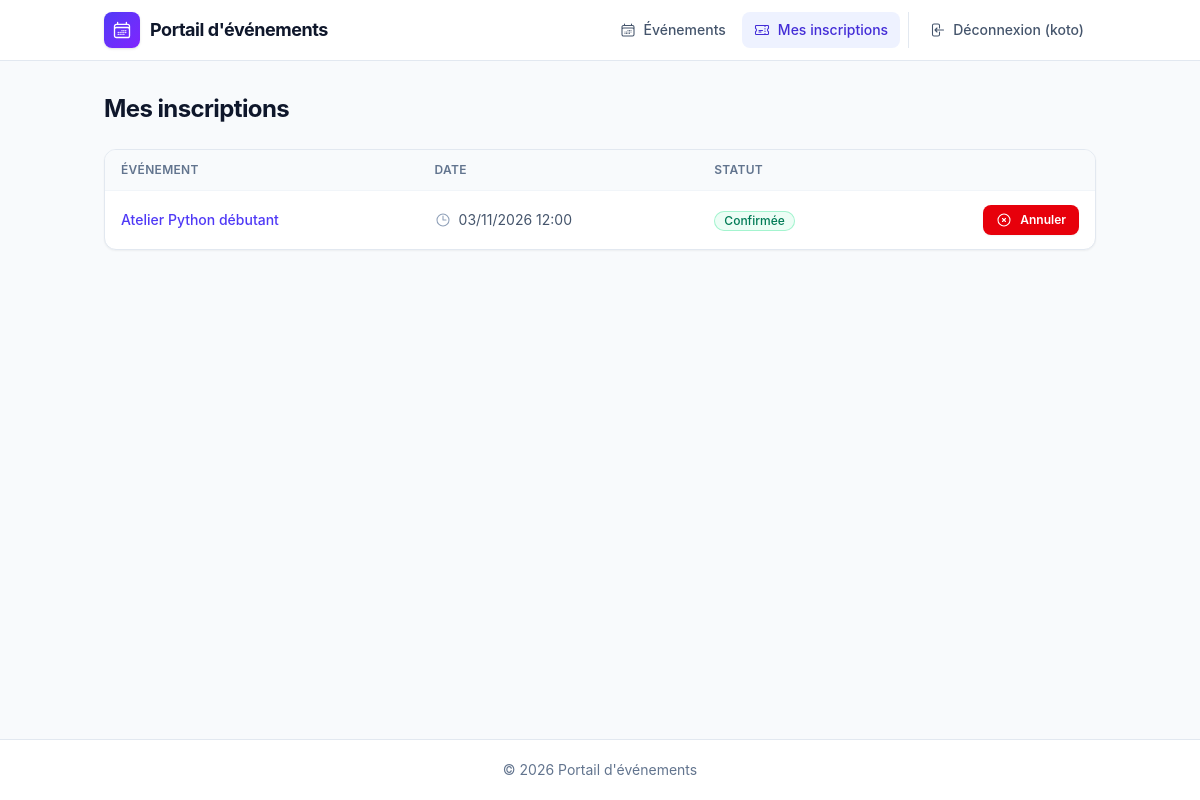
The app's page /mes-inscriptions/ (signed in) with its own data.
### evenements/models.py (models this page shows, shortened)
class Inscription(models.Model):
    class Statut(models.TextChoices):
        CONFIRMEE = "confirmee", "Confirmée"
        ANNULEE = "annulee", "Annulée"
    evenement = models.ForeignKey(Evenement, on_delete=models.CASCADE, related_name="inscriptions")
    utilisateur = models.ForeignKey(
        settings.AUTH_USER_MODEL, on_delete=models.CASCADE, related_name="inscriptions"
    )
    date_inscription = models.DateTimeField(auto_now_add=True)
    statut = models.CharField(max_length=20, choices=Statut.choices, default=Statut.CONFIRMEE)
    class Meta:
        unique_together = ("evenement", "utilisateur")  # pas de double inscription
        ordering = ["-date_inscription"]

class Evenement(models.Model):
    class Categorie(models.TextChoices):
        ATELIER = "atelier", "Atelier"
        CONFERENCE = "conference", "Conférence"
        RENCONTRE = "rencontre", "Rencontre"
    titre = models.CharField(max_length=200)
    description = models.TextField()
    date_evenement = models.DateTimeField("date et heure")
    lieu = models.CharField(max_length=200)
    capacite = models.PositiveIntegerField(
        "capacité", validators=[MinValueValidator(1, "La capacité doit être d'au moins 1.")]
    )
    categorie = models.CharField(
        "catégorie", max_length=20, choices=Categorie.choices, default=Categorie.ATELIER
    )
    class Meta:
        ordering = ["date_evenement"]
    @property
    def est_passe(self):
        return self.date_evenement <= timezone.now()

### evenements/views.py (the view)
# urls.py: path("mes-inscriptions/", views.mes_inscriptions, name="mes_inscriptions"),
@login_required
def mes_inscriptions(request):
    inscriptions = Inscription.objects.filter(utilisateur=request.user).select_related("evenement")
    return render(request, "evenements/mes_inscriptions.html", {"inscriptions": inscriptions})

### templates/evenements/mes_inscriptions.html (shortened to what this page needs)
{% extends "base.html" %}
{% block content %}
<div class="page-header"><h1>Mes inscriptions</h1></div>
{% if inscriptions %}
<div class="table-wrap">
<table>
  <tr><th>Événement</th><th>Date</th><th>Statut</th><th></th></tr>
  {% for i in inscriptions %}
  <tr>
    <td><a class="font-medium" href="{% url 'detail_evenement' i.evenement.pk %}">{{ i.evenement.titre }}</a></td>
    <td class="whitespace-nowrap">
      <span class="meta-item">{% include "partials/icon.html" with name="clock" %} {{ i.evenement.date_evenement|date:"d/m/Y H:i" }}</span>
    </td>
    <td><span class="badge {% if i.statut == 'confirmee' %}green{% else %}gray{% endif %}">{{ i.get_statut_display }}</span></td>
    <td class="text-right">{% if i.statut == "confirmee" and not i.evenement.est_passe %}
      <a class="btn danger sm" href="{% url 'annuler_inscription' i.pk %}">{% include "partials/icon.html" with name="x-circle" %} Annuler</a>{% endif %}</td>
  </tr>
  {% endfor %}
</table>
</div>
{% else %}
<div class="empty">
  {% include "partials/icon.html" with name="ticket" cls="size-10 text-slate-300" %}
  <p>Vous n'avez aucune inscription.</p>
  <a class="btn" href="{% url 'liste_evenements' %}">{% include "partials/icon.html" with name="calendar-days" %} Voir les événements</a>
</div>
{% endif %}
{% endblock %}

### templates/base.html (shortened to what this page needs)
{% load tailwind_tags %}<!DOCTYPE html>
<html lang="fr">
<head>
  {% tailwind_css %}
</head>
<body class="flex min-h-screen flex-col">
<header class="sticky top-0 z-30 border-b border-slate-200 bg-white/90 backdrop-blur">
  <nav class="mx-auto flex max-w-5xl flex-wrap items-center gap-x-1 gap-y-2 px-4 py-3">
    <a class="brand mr-auto" href="{% url 'liste_evenements' %}">
      <span class="brand-logo">{% include "partials/icon.html" with name="calendar-days" cls="size-5" %}</span>
      Portail d'événements
    </a>
    <a class="nav-link {% if request.resolver_match.url_name == 'liste_evenements' %}is-active{% endif %}" href="{% url 'liste_evenements' %}">
      {% include "partials/icon.html" with name="calendar-days" %} Événements
    </a>
    {% if user.is_authenticated %}
      <a class="nav-link {% if request.resolver_match.url_name == 'mes_inscriptions' %}is-active{% endif %}" href="{% url 'mes_inscriptions' %}">
        {% include "partials/icon.html" with name="ticket" %} Mes inscriptions
      </a>
      <form method="post" action="{% url 'deconnexion' %}" class="m-0 ml-1 border-l border-slate-200 pl-2">{% csrf_token %}
        <button type="submit" class="nav-link">
          {% include "partials/icon.html" with name="logout" %} Déconnexion ({{ user.username }})
        </button>
      </form>
    {% else %}
      <a class="nav-link" href="{% url 'connexion' %}">{% include "partials/icon.html" with name="login" %} Connexion</a>
      <a class="btn sm" href="{% url 'creer_compte' %}">{% include "partials/icon.html" with name="user-plus" %} Créer un compte</a>
    {% endif %}
  </nav>
</header>
<main class="mx-auto my-8 w-full max-w-5xl flex-1 px-4">
  {% block content %}{% endblock %}
</main>
<footer class="border-t border-slate-200 bg-white">
  <div class="mx-auto max-w-5xl px-4 py-5 text-center text-sm text-slate-500">
    &copy; {% now "Y" %} Portail d'événements
  </div>
</footer>
</body>
</html>

### records on screen
Inscription: evenement.titre "Atelier Python débutant", evenement.date_evenement "03/11/2026 12:00", statut "Confirmée"

### other values on screen
{{ user.username }} "koto"
